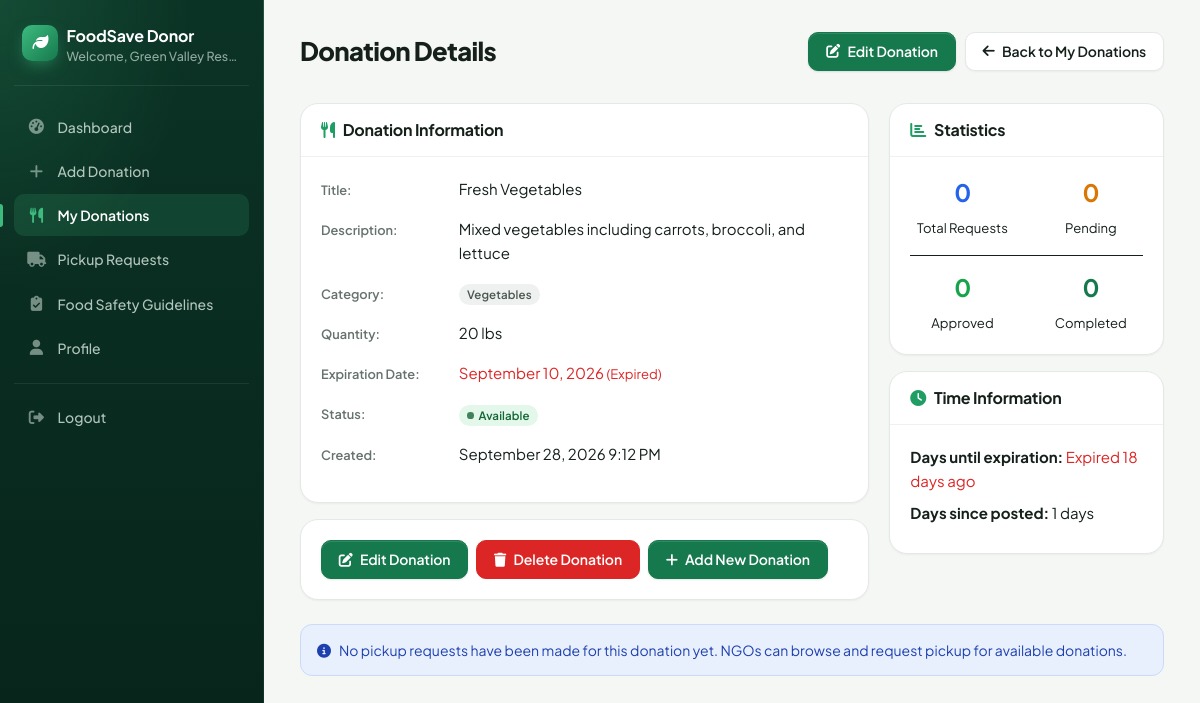
Screenshot of /donor/view_donation.php?id=1 (signed in) with the database file from the repository.
### tables this page shows
CREATE TABLE food_donations (
    id INT AUTO_INCREMENT PRIMARY KEY,
    donor_id INT NOT NULL,
    title VARCHAR(100) NOT NULL,
    description TEXT,
    category ENUM('vegetables', 'fruits', 'dairy', 'meat', 'grains', 'prepared_food', 'other') NOT NULL,
    quantity VARCHAR(50) NOT NULL,
    expiration_date DATE NOT NULL,
    pickup_address TEXT NOT NULL,
    pickup_city VARCHAR(50) NOT NULL,
    pickup_state VARCHAR(50) NOT NULL,
    pickup_zip VARCHAR(10) NOT NULL,
    status ENUM('available', 'pending', 'requested', 'picked_up', 'completed', 'cancelled', 'expired') DEFAULT 'available',
    created_at TIMESTAMP DEFAULT CURRENT_TIMESTAMP,
    updated_at TIMESTAMP DEFAULT CURRENT_TIMESTAMP ON UPDATE CURRENT_TIMESTAMP,
    ai_risk_probability DECIMAL(5,2) NULL,
    ai_risk_level ENUM('LOW','MEDIUM','HIGH') NULL,
    ai_predicted_at DATETIME NULL,
    ai_model_version VARCHAR(50) NULL,
    FOREIGN KEY (donor_id) REFERENCES users(id) ON DELETE CASCADE
);

### donor/view_donation.php (the view, shortened to what the rows shown need)
<?php
$donation_id = $_GET['id'] ?? null;
try {
    $pdo = getDBConnection();
    $stmt = $pdo->prepare("SELECT * FROM food_donations WHERE id = ? AND donor_id = ?");
    $stmt->execute([$donation_id, $_SESSION['user_id']]);
    $donation = $stmt->fetch(PDO::FETCH_ASSOC);
} catch (PDOException $e) {
    $error = 'Database error: ' . $e->getMessage();
}
?>
<!DOCTYPE html>
<html lang="en">
<head>
    <link href="https://cdn.jsdelivr.net/npm/bootstrap@5.1.3/dist/css/bootstrap.min.css" rel="stylesheet">
    <link rel="stylesheet" href="https://cdnjs.cloudflare.com/ajax/libs/font-awesome/6.5.2/css/all.min.css">
    <link href="../assets/css/style.css?v=3" rel="stylesheet">
</head>
<body>
    <div class="container-fluid">
        <div class="row">
            <main class="col-md-9 ms-sm-auto col-lg-10 px-md-4">
                <div class="d-flex justify-content-between flex-wrap flex-md-nowrap align-items-center pt-3 pb-2 mb-3 border-bottom">
                    <h1 class="h2">Donation Details</h1>
                </div>
                <div class="row">
                    <div class="col-md-8">
                        <div class="card">
                            <div class="card-body">
                                <div class="row mb-3">
                                    <div class="col-sm-3"><strong>Title:</strong></div>
                                    <div class="col-sm-9"><?php echo htmlspecialchars($donation['title']); ?></div>
                                </div>
                                <div class="row mb-3">
                                    <div class="col-sm-3"><strong>Description:</strong></div>
                                    <div class="col-sm-9"><?php echo htmlspecialchars($donation['description'] ?: 'No description provided'); ?></div>
                                </div>
                                <div class="row mb-3">
                                    <div class="col-sm-9">
                                        <span class="badge bg-secondary">
                                            <?php echo ucfirst(str_replace('_', ' ', $donation['category'])); ?>
                                        </span>
                                    </div>
                                </div>
                                <div class="row mb-3">
                                    <div class="col-sm-3"><strong>Quantity:</strong></div>
                                    <div class="col-sm-9"><?php echo htmlspecialchars($donation['quantity']); ?></div>
                                </div>
                                <div class="row mb-3">
                                    <div class="col-sm-9">
                                        <?php
                                        $exp_date = strtotime($donation['expiration_date']);
                                        $today = strtotime('today');
                                        $class = '';
                                        if ($exp_date <= $today) {
                                            $class = 'text-danger';
                                        } elseif ($exp_date <= strtotime('+2 days')) {
                                            $class = 'text-warning';
                                        }
                                        ?>
                                        <span class="<?php echo $class; ?>">
                                            <?php echo date('F j, Y', $exp_date); ?>
                                            <?php if ($exp_date <= $today): ?>
                                                <small>(Expired)</small>
                                            <?php elseif ($exp_date <= strtotime('+2 days')): ?>
                                                <small>(Expires Soon)</small>
                                            <?php endif; ?>
                                        </span>
                                    </div>
                                </div>
                                <div class="row mb-3">
                                    <div class="col-sm-9">
                                        <span class="badge status-<?php echo $donation['status']; ?>">
                                            <?php echo ucfirst(str_replace('_', ' ', $donation['status'])); ?>
                                        </span>
                                    </div>
                                </div>
                                <div class="row mb-3">
                                    <div class="col-sm-3"><strong>Created:</strong></div>
                                    <div class="col-sm-9"><?php echo date('F j, Y g:i A', strtotime($donation['created_at'])); ?></div>
                                </div>
                            </div>
                        </div>
                    </div>
                    <div class="col-md-4">
                        <div class="card mt-3">
                            <div class="card-body">
                                <div class="mb-2">
                                    <strong>Days until expiration:</strong>
                                    <?php
                                    $days_until_exp = ceil((strtotime($donation['expiration_date']) - time()) / (60 * 60 * 24));
                                    if ($days_until_exp < 0) {
                                        echo '<span class="text-danger">Expired ' . abs($days_until_exp) . ' days ago</span>';
                                    } elseif ($days_until_exp <= 2) {
                                        echo '<span class="text-warning">' . $days_until_exp . ' days</span>';
                                    } else {
                                        echo '<span class="text-success">' . $days_until_exp . ' days</span>';
                                    }
                                    ?>
                                </div>
                                <div class="mb-2">
                                    <strong>Days since posted:</strong>
                                    <?php echo ceil((time() - strtotime($donation['created_at'])) / (60 * 60 * 24)); ?> days
                                </div>
                            </div>
                        </div>
                    </div>
                </div>
            </main>
        </div>
    </div>
</body>
</html>

### rows the page displays
food_donations: title "Fresh Vegetables", description "Mixed vegetables including carrots, broccoli, and lettuce", category "Vegetables", quantity "20 lbs", expiration_date "September 10, 2026", status "Available", created_at "September 28, 2026 9:12 PM", expiration_date "18"

### other values shown
$_SESSION['full_name'] "Green Valley Res…"
count($requests) "0"
